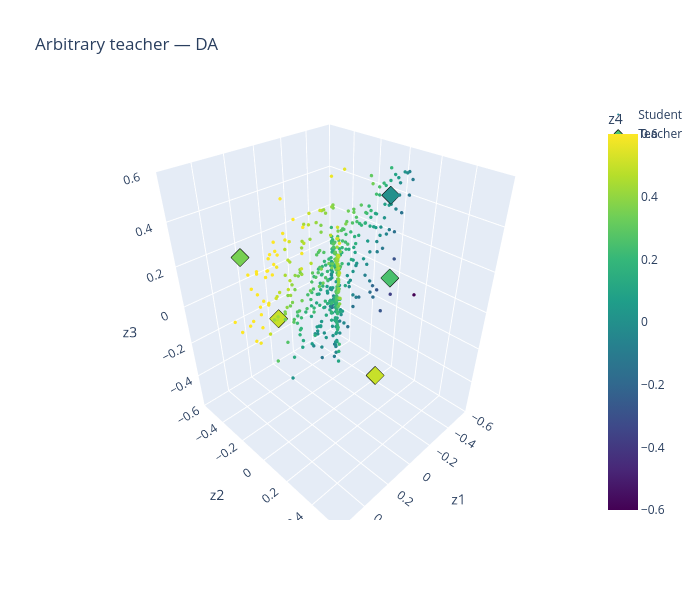

This figure's notebook cell:
### Code cell
plot_particles_3d(h_da_arb["particles"][-1], teacher_arb, "Arbitrary teacher — DA")

### Figure 1 — Plotly figure (JSON) as saved in the notebook; plotly's stock layout.template omitted (floating-point values rounded to 4 significant figures; data arrays with more than 128 entries replaced by an {"elided": "..."} marker saying what was removed)
{"data": [{"marker": {"cmax": 0.6, "cmin": -0.6, "color": {"elided": "500 float values"}, "colorbar": {"title": {"text": "z4"}}, "colorscale": [[0, "#440154"], [0.1111, "#482878"], [0.2222, "#3e4989"], [0.3333, "#31688e"], [0.4444, "#26828e"], [0.5556, "#1f9e89"], [0.6667, "#35b779"], [0.7778, "#6ece58"], [0.8889, "#b5de2b"], [1, "#fde725"]], "size": 2}, "mode": "markers", "name": "Student", "type": "scatter3d", "x": {"elided": "500 float values"}, "y": {"elided": "500 float values"}, "z": {"elided": "500 float values"}}, {"marker": {"cmax": 0.6, "cmin": -0.6, "color": [0.25, 0.5, 0.0, 0.5, 0.35], "colorscale": [[0, "#440154"], [0.1111, "#482878"], [0.2222, "#3e4989"], [0.3333, "#31688e"], [0.4444, "#26828e"], [0.5556, "#1f9e89"], [0.6667, "#35b779"], [0.7778, "#6ece58"], [0.8889, "#b5de2b"], [1, "#fde725"]], "line": {"color": "black", "width": 1}, "size": 6, "symbol": "diamond"}, "mode": "markers", "name": "Teacher", "type": "scatter3d", "x": [-0.5, 0.25, -0.25, 0.0, 0.35], "y": [0.0, 0.5, 0.15, -0.5, -0.35], "z": [0.0, 0.0, 0.5, -0.25, 0.25]}], "layout": {"height": 600, "scene": {"xaxis": {"range": [-0.6, 0.6], "title": {"text": "z1"}}, "yaxis": {"range": [-0.6, 0.6], "title": {"text": "z2"}}, "zaxis": {"range": [-0.6, 0.6], "title": {"text": "z3"}}}, "title": {"text": "Arbitrary teacher — DA"}, "width": 700}}
